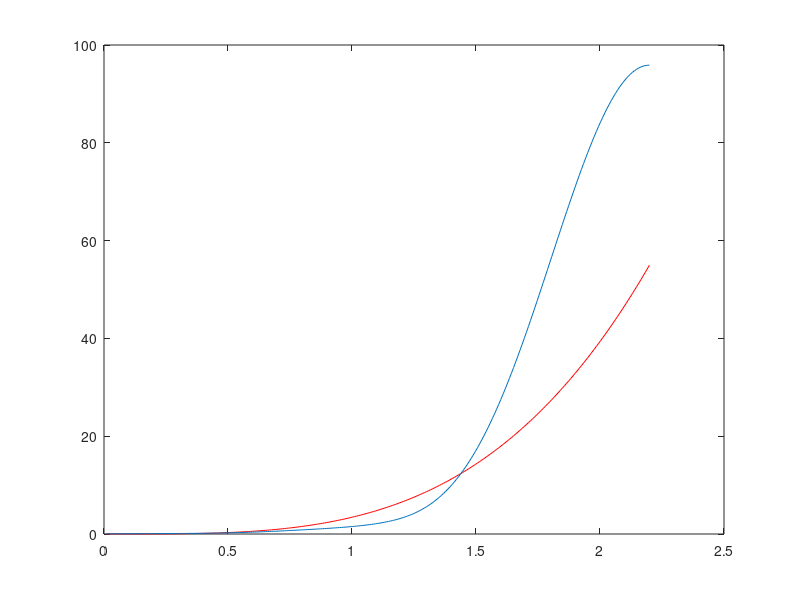

Source code (MATLAB):
clc
clear all
close all
k=.7;
v=3.5;
M=5;
W=[zeros(1,168) ones(1,864) zeros(1,168)];
L=-600:599;
q=1:1200;
R=sum(W(q));

for i=1:M+1
    s2=0;
    for l=1:M+1
        s1=0;
        
        for q=1:1200
        s1=s1+W(q)*cos(L(q)*k*pi*(i-1)/600)*cos(k*pi*L(q)*(l-1)/600)+1;
        s2=s2+W(q)*cos(L(q)*k*pi*(i-1)/600)*((L(q)*k*pi/600)^v);
        end
        Ta(i,l)=(pi/R*600)*s1;
        end
    Ia(i)=(pi/R*600)*cos(v*k*pi/2)*s2;
end


for i=1:M
    s2=0;
    for l=1:M
        s1=0;
        for q=1:1200
        s1=s1+W(q)*sin(L(q)*k*pi*i/600)*sin(k*pi*L(q)*l/600);
        s2=s2+W(q)*sin(L(q)*k*pi*i/600)*((L(q)*k*pi/600)^v)*sign((L(q)*k*pi/600));
        end
        Tb(i,l)=(pi/R*600)*s1;
        
    end
    Ib(i)=(pi/R*600)*sin(v*k*pi/2)*s2;
end

a=Ia/Ta;
b=Ib/Tb;

a1=abs(a);
b1=abs(b);

a2=(a1(2:6)+b1)/2;
b2=(a1(2:6)-b1)/2;

c=[fliplr(a2) a1(1) b2];
[x NN]=freqz(c,1,256:512,512);
a=[linspace(0,pi,257)].^v;
x1=a(50)/abs(x(50));
figure(2)
plot((1:257)*(k*pi/257),a,'r');
hold on
plot((1:257)*(k*pi/257),abs(x)*x1)
